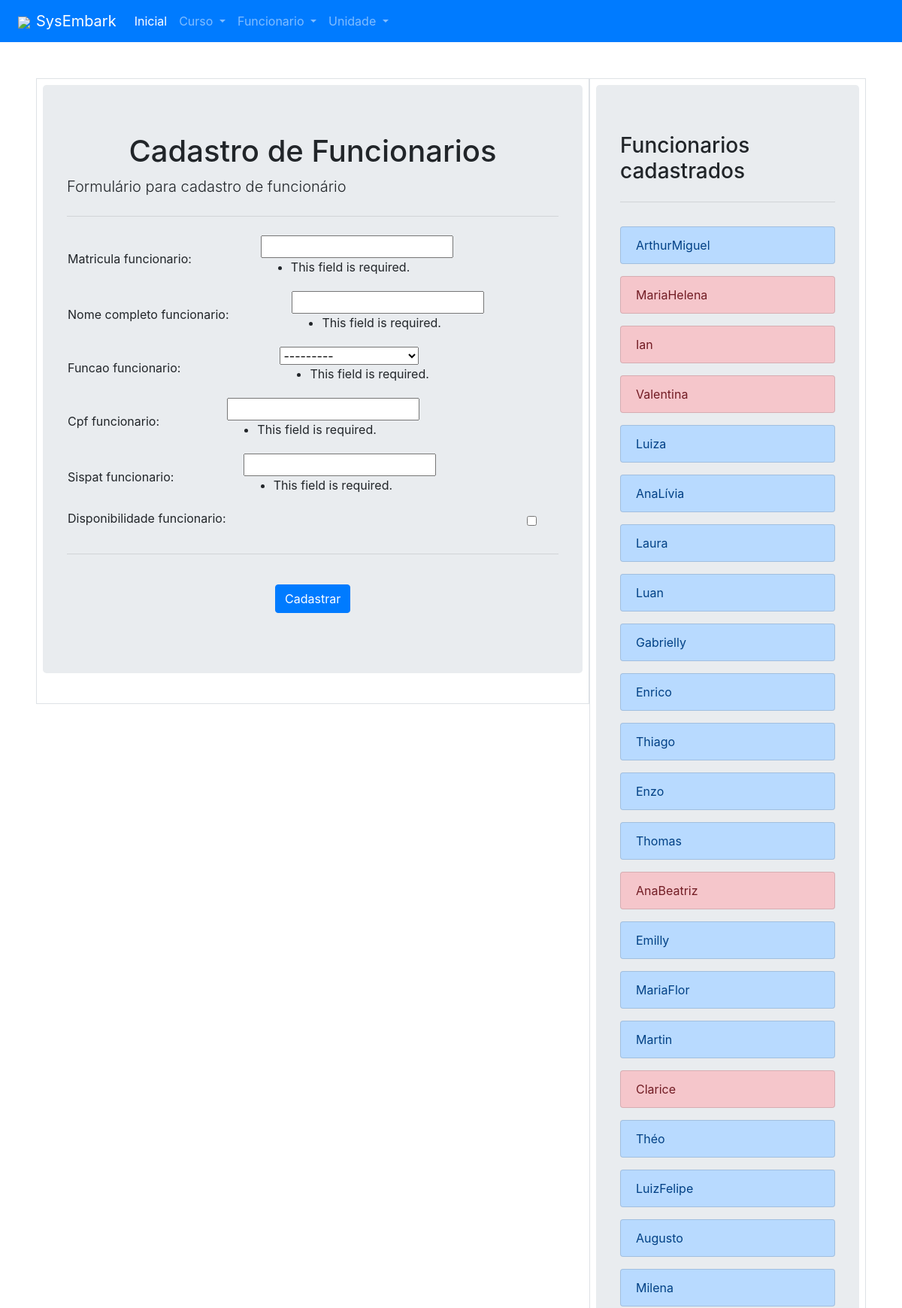
Before: /funcionario/cadastro/ (upper part) with the older database file.
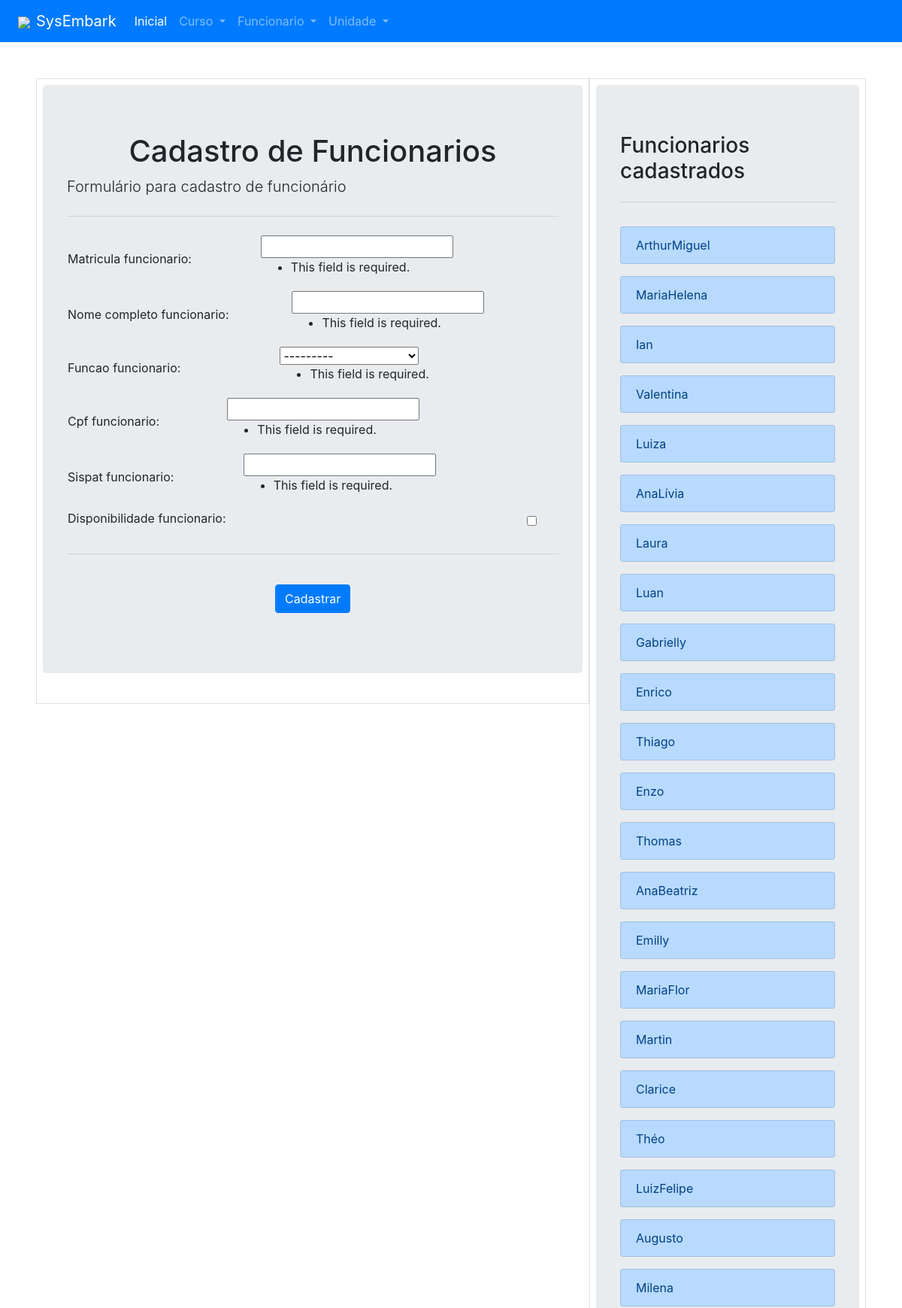
After: the same page with the newer database file.
### cadastro_funcionario/models.py (models this page shows)
class cadastroFuncionario(models.Model):
    opcao_funcao = [
        ['supervisor','Supervisor'],
        ['opGuincho','Operador de Guincho'],
        ['opOxCorte','Operador de OxCorte'],
        ['rigger','Rigger']
    ]
    matricula_funcionario = models.IntegerField(primary_key=True)
    nome_completo_funcionario = models.CharField(max_length=64)
    funcao_funcionario = models.CharField(max_length=64, choices=opcao_funcao)
    cpf_funcionario = models.IntegerField()
    sispat_funcionario = models.IntegerField()
    disponibilidade_funcionario = models.BooleanField(default=True)
    def __str__(self):
        return f"{self.nome_completo_funcionario}"

### cadastro_funcionario/views.py (the view, shortened to what this page needs)
# urls.py: path('funcionario/', include('cadastro_funcionario.urls')),
def cadastro_funcionario(request):
    form_cadastro_funcionario = forms_funcionario(request.POST)
    matricula = cadastroFuncionario.objects.all()
    for i in range(1,len(matricula)-1):
        if frenteProgramada.objects.filter(
            sup_frente=matricula[i].matricula_funcionario
            ) or frenteProgramada.objects.filter(
                op_guincho_frente=matricula[i].matricula_funcionario
                ) or frenteProgramada.objects.filter(
                    op_oxcorte_frente=matricula[i].matricula_funcionario
                    ) or frenteProgramada.objects.filter(
                        rigger_a_frente=matricula[i].matricula_funcionario
                        ) or frenteProgramada.objects.filter(
                            rigger_b_frente=matricula[i].matricula_funcionario):
            tornarDisponivel = cadastroFuncionario.objects.get(matricula_funcionario=matricula[i].matricula_funcionario)
            tornarDisponivel.disponibilidade_funcionario = False
            tornarDisponivel.save()
        else:
            tornarDisponivel = cadastroFuncionario.objects.get(matricula_funcionario=matricula[i].matricula_funcionario)
            tornarDisponivel.disponibilidade_funcionario = True
            tornarDisponivel.save()
    context = {
        'form_cadastro_funcionario': form_cadastro_funcionario,
        'lista_funcionarios_cadastrados': cadastroFuncionario.objects.all(),
    }
    return render(
        request,
        "cadastrofuncionario/cadastro_funcionario.html",
        context
    )

### cadastro_funcionario/forms.py
class forms_funcionario(forms.ModelForm):
    class Meta:
        model = cadastroFuncionario
        fields = [
            'matricula_funcionario',
            'nome_completo_funcionario',
            'funcao_funcionario',
            'cpf_funcionario',
            'sispat_funcionario',
            'disponibilidade_funcionario',
        ]

### cadastro_funcionario/templates/cadastrofuncionario/cadastro_funcionario.html (shortened to what this page needs)
{% extends "index/index.html" %}
{% block content %}
<div class="container-fluig row mx-auto p-5">
  <div class="col-sm-6 col-lg-8 border p-2" style="height:max-content;">
    <div class="jumbotron">
      <div class="container-fluid mx-auto px-auto">
        <h1 class="display-5 text-justify text-center">Cadastro de Funcionarios</h1>
      </div>
      <p class="lead">Formulário para cadastro de funcionário</p>
      <hr class="my-4">
      <form id="form_Cadastro" class="needs-validation" novalidate action="{% url 'cadastro_funcionario' %}"
        method="POST">
        {% for field in form_cadastro_funcionario %}
        <table class="container-fluid">
          <tr>
            <td>
              {{ field.label_tag }}
            </td>
            <td>
              {{ field }}
              {{ field.errors }}
            </td>
          </tr>
          <tr>
            <td>
            </td>
            <td>
            </td>
          </tr>
        </table>
        {% endfor %}
        <hr class="my-4">
        <div class="py-3 mx-auto" style="width: 100px;">
          <button type="submit" class="btn btn-primary" onclick="resetar_campos()"
            style="width: 100px;">Cadastrar</button>
        </div>
      </form>
    </div>
  </div>
  <div class="col-6 col-lg-4 border p-2 overflow-auto">
    <div style="min-height: min-content; max-height: 500px;">
      <div class="jumbotron">
        <h3 class="display-5">Funcionarios cadastrados</h3>
        <hr class="my-4">
        {% for funcionario in lista_funcionarios_cadastrados %}
        <div class="list-group py-2 ">
          {% if funcionario.disponibilidade_funcionario %}
          <a href="{% url 'visualizar_funcionario' funcionario.matricula_funcionario %}"
            class="list-group-item list-group-item-action list-group-item-primary">{{ funcionario }}</a>
          {% else %}
          <a href="{% url 'visualizar_funcionario' funcionario.matricula_funcionario %}"
            class="list-group-item list-group-item-action list-group-item-danger">{{ funcionario }}</a>
          {% endif %}
        </div>
        {% endfor %}
      </div>
    </div>
  </div>
</div>
{% endblock %}

### index/templates/index/index.html (shortened to what this page needs)
{% extends "index/layout_base.html" %}
{% block header %}
<link rel="stylesheet" href="https://stackpath.bootstrapcdn.com/bootstrap/4.4.1/css/bootstrap.min.css"
>
{% endblock %}
{% block nav %}
<nav class="navbar navbar-expand-lg navbar-dark bg-primary">
    <a class="navbar-brand" href="{% url 'index' %}"><img src="https://image.flaticon.com/icons/svg/1283/1283187.svg"
            class='px-2' width="50px">SysEmbark</a>
    <div class="collapse navbar-collapse" id="navbarNavDropdown">
        <ul class="navbar-nav">
            <li class="nav-item active">
                <a class="nav-link" href="{% url 'index' %}">Inicial <span class="sr-only">(current)</span></a>
            </li>
            <li class="nav-item dropdown">
                <a class="nav-link dropdown-toggle" href="#" id="navbarDropdownMenuLink" role="button"
                    data-toggle="dropdown" aria-haspopup="true" aria-expanded="false">
                    Curso
                </a>
            <li class="nav-item dropdown">
                <a class="nav-link dropdown-toggle" href="#" id="navbarDropdownMenuLink" role="button"
                    data-toggle="dropdown" aria-haspopup="true" aria-expanded="false">
                    Funcionario
                </a>
            <li class="nav-item dropdown">
                <a class="nav-link dropdown-toggle" href="#" id="navbarDropdownMenuLink" role="button"
                    data-toggle="dropdown" aria-haspopup="true" aria-expanded="false">
                    Unidade
                </a>
        </ul>
    </div>
</nav>
{% endblock %}

### index/templates/index/layout_base.html (shortened to what this page needs)
<!doctype html>
<html lang="pt-br">
<head>
  {% block header %}{% endblock %}
</head>
<body>
  <header>
    {% block nav %}{% endblock %}
  </header>
  <section>
    {% block content %}
    {% endblock %}
  </section>
</body>
</html>

Changed rows visible on the page:
changed cadastroFuncionario "MariaHelena": disponibilidade_funcionario False → True (drawn)
changed cadastroFuncionario "Ian": disponibilidade_funcionario False → True (drawn)
changed cadastroFuncionario "Valentina": disponibilidade_funcionario False → True (drawn)
changed cadastroFuncionario "AnaBeatriz": disponibilidade_funcionario False → True (drawn)
changed cadastroFuncionario "Clarice": disponibilidade_funcionario False → True (drawn)
